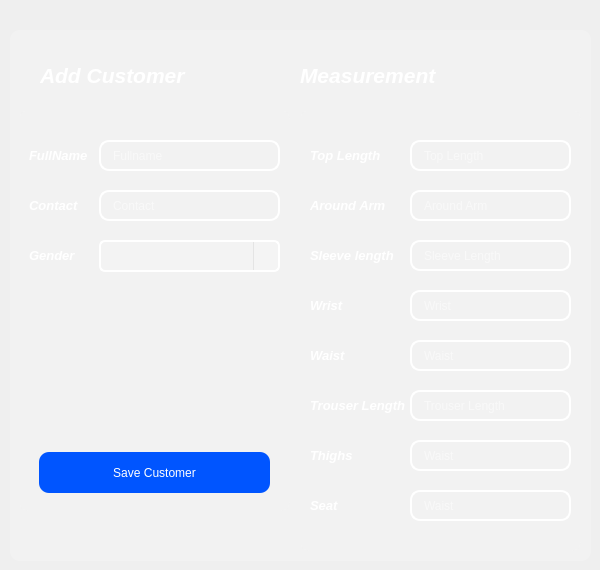
    <widget class="QWidget" name="addCustomersPage">
     <property name="styleSheet">
      <string notr="true">QLineEdit {
    border: 1px solid #C0C0C0;
    border-radius: 8px;
    padding: 6px 10px;
	background-color: rgb(235, 235, 235);
}</string>
     </property>
     <widget class="QWidget" name="addCustomerWidget" native="true">
      <property name="geometry">
       <rect>
        <x>10</x>
        <y>30</y>
        <width>581</width>
        <height>531</height>
       </rect>
      </property>
      <property name="styleSheet">
       <string notr="true">QWidget{
background-color: qlineargradient(spread:pad, x1:0, y1:0, x2:1, y2:0, stop:1 rgba(255, 255, 255, 54));
border-radius: 10px;
}

QLabel{
background: transparent;
}</string>
      </property>
      <widget class="QLabel" name="label_5">
       <property name="geometry">
        <rect>
         <x>30</x>
         <y>30</y>
         <width>161</width>
         <height>31</height>
        </rect>
       </property>
       <property name="font">
        <font>
         <family>Arial</family>
         <pointsize>16</pointsize>
         <weight>75</weight>
         <italic>true</italic>
         <bold>true</bold>
        </font>
       </property>
       <property name="styleSheet">
        <string notr="true">color: white;</string>
       </property>
       <property name="text">
        <string>Add Customer</string>
       </property>
      </widget>
      <widget class="QWidget" name="customerDetailsWidget" native="true">
       <property name="geometry">
        <rect>
         <x>9</x>
         <y>80</y>
         <width>271</width>
         <height>401</height>
        </rect>
       </property>
       <property name="styleSheet">
        <string notr="true">background-color: qlineargradient(spread:pad, x1:0, y1:0, x2:1, y2:0, stop:1 rgba(245, 245, 245, 44));</string>
       </property>
       <widget class="QLabel" name="lblFullName">
        <property name="geometry">
         <rect>
          <x>10</x>
          <y>30</y>
          <width>61</width>
          <height>31</height>
         </rect>
        </property>
        <property name="font">
         <font>
          <family>Arial</family>
          <pointsize>10</pointsize>
          <weight>75</weight>
          <italic>true</italic>
          <bold>true</bold>
         </font>
        </property>
        <property name="styleSheet">
         <string notr="true">background: transparent;
color: white;
</string>
        </property>
        <property name="text">
         <string>FullName</string>
        </property>
       </widget>
       <widget class="QLabel" name="label_7">
        <property name="geometry">
         <rect>
          <x>10</x>
          <y>80</y>
          <width>51</width>
          <height>31</height>
         </rect>
        </property>
        <property name="font">
         <font>
          <family>Arial</family>
          <pointsize>10</pointsize>
          <weight>75</weight>
          <italic>true</italic>
          <bold>true</bold>
         </font>
        </property>
        <property name="styleSheet">
         <string notr="true">background: transparent;
color: white;
</string>
        </property>
        <property name="text">
         <string>Contact</string>
        </property>
       </widget>
       <widget class="QLabel" name="label_9">
        <property name="geometry">
         <rect>
          <x>10</x>
          <y>130</y>
          <width>61</width>
          <height>31</height>
         </rect>
        </property>
        <property name="font">
         <font>
          <family>Arial</family>
          <pointsize>10</pointsize>
          <weight>75</weight>
          <italic>true</italic>
          <bold>true</bold>
         </font>
        </property>
        <property name="styleSheet">
         <string notr="true">background: transparent;
color: white;
</string>
        </property>
        <property name="text">
         <string>Gender</string>
        </property>
       </widget>
       <widget class="QLineEdit" name="fullName">
        <property name="geometry">
         <rect>
          <x>80</x>
          <y>30</y>
          <width>181</width>
          <height>31</height>
         </rect>
        </property>
        <property name="styleSheet">
         <string notr="true">background: transparent;
border: 2px solid white;
color: white;
</string>
        </property>
        <property name="placeholderText">
         <string>Fullname</string>
        </property>
       </widget>
       <widget class="QLineEdit" name="txtBoxCustomerContact">
        <property name="geometry">
         <rect>
          <x>80</x>
          <y>80</y>
          <width>181</width>
          <height>31</height>
         </rect>
        </property>
        <property name="styleSheet">
         <string notr="true">background: transparent;
border: 2px solid white;
color: white;
</string>
        </property>
        <property name="text">
         <string/>
        </property>
        <property name="placeholderText">
         <string>Contact</string>
        </property>
       </widget>
       <widget class="QPushButton" name="saveCustomer">
        <property name="geometry">
         <rect>
          <x>20</x>
          <y>342</y>
          <width>231</width>
          <height>41</height>
         </rect>
        </property>
        <property name="styleSheet">
         <string notr="true">QPushButton{
background-color: rgb(0, 85, 255);
color: white; 
}
QPushButton:hover{
background-color: rgb(6, 106, 255);
}
</string>
        </property>
        <property name="text">
         <string>Save Customer</string>
        </property>
       </widget>
       <widget class="QComboBox" name="txtBoxCustomerGender">
        <property name="geometry">
         <rect>
          <x>80</x>
          <y>130</y>
          <width>181</width>
          <height>32</height>
         </rect>
        </property>
        <property name="styleSheet">
         <string notr="true">QComboBox {
    background-color: rgba(255, 255, 255, 25);
    border: 2px solid white;
    border-radius: 6px;
    color: white;
    padding: 4px 8px;
    min-height: 20px;
}

QComboBox:hover {
    border: 1px solid rgba(192, 192, 192, 0.8);
    background-color: rgba(255, 255, 255, 40);
}

QComboBox:focus {
    border: 1px solid rgba(100, 140, 255, 0.8);
}

QComboBox::drop-down {
    subcontrol-origin: padding;
    subcontrol-position: top right;
    width: 24px;
    border-left: 1px solid rgba(192, 192, 192, 0.3);
    border-top-right-radius: 6px;
    border-bottom-right-radius: 6px;
    background-color: rgba(255, 255, 255, 15);
}

QComboBox::down-arrow {
    width: 10px;
    height: 10px;
    image: none;
    border-left: 2px solid rgba(192, 192, 192, 0.8);
    border-bottom: 2px solid rgba(192, 192, 192, 0.8);
}

QComboBox QAbstractItemView {
    background-color: rgba(13, 22, 117, 220);
    border: 1px solid rgba(192, 192, 192, 0.3);
    border-radius: 6px;
    color: white;
    selection-background-color: rgba(68, 102, 221, 180);
    selection-color: white;
    outline: none;
    padding: 4px;
}

QComboBox QAbstractItemView::item {
    min-height: 28px;
    padding: 4px 8px;
    border-radius: 4px;
}

QComboBox QAbstractItemView::item:hover {
    background-color: rgba(255, 255, 255, 40);
}</string>
        </property>
       </widget>
      </widget>
      <widget class="QWidget" name="measurementWidget" native="true">
       <property name="geometry">
        <rect>
         <x>290</x>
         <y>80</y>
         <width>281</width>
         <height>441</height>
        </rect>
       </property>
       <property name="styleSheet">
        <string notr="true">background-color: qlineargradient(spread:pad, x1:0, y1:0, x2:1, y2:0, stop:1 rgba(245, 245, 245, 44));</string>
       </property>
       <widget class="QLineEdit" name="txtBoxWrist">
        <property name="geometry">
         <rect>
          <x>110</x>
          <y>180</y>
          <width>161</width>
          <height>31</height>
         </rect>
        </property>
        <property name="styleSheet">
         <string notr="true">background: transparent;
border: 2px solid white;
color: white;
</string>
        </property>
        <property name="text">
         <string/>
        </property>
        <property name="placeholderText">
         <string>Wrist</string>
        </property>
       </widget>
       <widget class="QLabel" name="label_8">
        <property name="geometry">
         <rect>
          <x>10</x>
          <y>130</y>
          <width>91</width>
          <height>31</height>
         </rect>
        </property>
        <property name="font">
         <font>
          <family>Arial</family>
          <pointsize>10</pointsize>
          <weight>75</weight>
          <italic>true</italic>
          <bold>true</bold>
         </font>
        </property>
        <property name="styleSheet">
         <string notr="true">background: transparent;
color: white;
</string>
        </property>
        <property name="text">
         <string>Sleeve length</string>
        </property>
       </widget>
       <widget class="QLabel" name="lblTopLength">
        <property name="geometry">
         <rect>
          <x>10</x>
          <y>30</y>
          <width>81</width>
          <height>31</height>
         </rect>
        </property>
        <property name="font">
         <font>
          <family>Arial</family>
          <pointsize>10</pointsize>
          <weight>75</weight>
          <italic>true</italic>
          <bold>true</bold>
         </font>
        </property>
        <property name="styleSheet">
         <string notr="true">background: transparent;
color: white;
</string>
        </property>
        <property name="text">
         <string>Top Length</string>
        </property>
       </widget>
       <widget class="QLabel" name="label_10">
        <property name="geometry">
         <rect>
          <x>10</x>
          <y>180</y>
          <width>61</width>
          <height>31</height>
         </rect>
        </property>
        <property name="font">
         <font>
          <family>Arial</family>
          <pointsize>10</pointsize>
          <weight>75</weight>
          <italic>true</italic>
          <bold>true</bold>
         </font>
        </property>
        <property name="styleSheet">
         <string notr="true">background: transparent;
color: white;
</string>
        </property>
        <property name="text">
         <string>Wrist</string>
        </property>
       </widget>
       <widget class="QLineEdit" name="txtBoxAroundArm">
        <property name="geometry">
         <rect>
          <x>110</x>
          <y>80</y>
          <width>161</width>
          <height>31</height>
         </rect>
        </property>
        <property name="styleSheet">
         <string notr="true">background: transparent;
border: 2px solid white;
color: white;
</string>
        </property>
        <property name="text">
         <string/>
        </property>
        <property name="placeholderText">
         <string>Around Arm</string>
        </property>
       </widget>
       <widget class="QLineEdit" name="txtBoxtopLength">
        <property name="geometry">
         <rect>
          <x>110</x>
          <y>30</y>
          <width>161</width>
          <height>31</height>
         </rect>
        </property>
        <property name="styleSheet">
         <string notr="true">background: transparent;
border: 2px solid white;
color: white;
</string>
        </property>
        <property name="text">
         <string/>
        </property>
        <property name="placeholderText">
         <string>Top Length</string>
        </property>
       </widget>
       <widget class="QLabel" name="label_6">
        <property name="geometry">
         <rect>
          <x>10</x>
          <y>80</y>
          <width>81</width>
          <height>31</height>
         </rect>
        </property>
        <property name="font">
         <font>
          <family>Arial</family>
          <pointsize>10</pointsize>
          <weight>75</weight>
          <italic>true</italic>
          <bold>true</bold>
         </font>
        </property>
        <property name="styleSheet">
         <string notr="true">background: transparent;
color: white;
</string>
        </property>
        <property name="text">
         <string>Around Arm</string>
        </property>
       </widget>
       <widget class="QLineEdit" name="txtBoxSleeveLength">
        <property name="geometry">
         <rect>
          <x>110</x>
          <y>130</y>
          <width>161</width>
          <height>31</height>
         </rect>
        </property>
        <property name="styleSheet">
         <string notr="true">background: transparent;
border: 2px solid white;
color: white;
</string>
        </property>
        <property name="text">
         <string/>
        </property>
        <property name="placeholderText">
         <string>Sleeve Length</string>
        </property>
       </widget>
       <widget class="QLineEdit" name="txtBoxWaist">
        <property name="geometry">
         <rect>
          <x>110</x>
          <y>230</y>
          <width>161</width>
          <height>31</height>
         </rect>
        </property>
        <property name="styleSheet">
         <string notr="true">background: transparent;
border: 2px solid white;
color: white;
</string>
        </property>
        <property name="text">
         <string/>
        </property>
        <property name="placeholderText">
         <string>Waist</string>
        </property>
       </widget>
       <widget class="QLabel" name="label_12">
        <property name="geometry">
         <rect>
          <x>10</x>
          <y>230</y>
          <width>61</width>
          <height>31</height>
         </rect>
        </property>
        <property name="font">
         <font>
          <family>Arial</family>
          <pointsize>10</pointsize>
          <weight>75</weight>
          <italic>true</italic>
          <bold>true</bold>
         </font>
        </property>
        <property name="styleSheet">
         <string notr="true">background: transparent;
color: white;
</string>
        </property>
        <property name="text">
         <string>Waist</string>
        </property>
       </widget>
       <widget class="QLabel" name="label_13">
        <property name="geometry">
         <rect>
          <x>10</x>
          <y>280</y>
          <width>101</width>
          <height>31</height>
         </rect>
        </property>
        <property name="font">
         <font>
          <family>Arial</family>
          <pointsize>10</pointsize>
          <weight>75</weight>
          <italic>true</italic>
          <bold>true</bold>
         </font>
        </property>
        <property name="styleSheet">
         <string notr="true">background: transparent;
color: white;
</string>
        </property>
        <property name="text">
         <string>Trouser Length</string>
        </property>
       </widget>
       <widget class="QLineEdit" name="txtBoxTrouser">
        <property name="geometry">
         <rect>
          <x>110</x>
          <y>280</y>
          <width>161</width>
          <height>31</height>
         </rect>
        </property>
        <property name="styleSheet">
         <string notr="true">background: transparent;
border: 2px solid white;
color: white;
</string>
        </property>
        <property name="text">
         <string/>
        </property>
        <property name="placeholderText">
         <string>Trouser Length</string>
        </property>
       </widget>
       <widget class="QLabel" name="label_14">
        <property name="geometry">
         <rect>
          <x>10</x>
          <y>330</y>
          <width>61</width>
          <height>31</height>
         </rect>
        </property>
        <property name="font">
         <font>
          <family>Arial</family>
          <pointsize>10</pointsize>
          <weight>75</weight>
          <italic>true</italic>
          <bold>true</bold>
         </font>
        </property>
        <property name="styleSheet">
         <string notr="true">background: transparent;
color: white;
</string>
        </property>
        <property name="text">
         <string>Thighs</string>
        </property>
       </widget>
       <widget class="QLineEdit" name="txtBoxThighs">
        <property name="geometry">
         <rect>
          <x>110</x>
          <y>330</y>
          <width>161</width>
          <height>31</height>
         </rect>
        </property>
        <property name="styleSheet">
         <string notr="true">background: transparent;
border: 2px solid white;
color: white;
</string>
        </property>
        <property name="text">
         <string/>
        </property>
        <property name="placeholderText">
         <string>Waist</string>
        </property>
       </widget>
       <widget class="QLabel" name="label_15">
        <property name="geometry">
         <rect>
          <x>10</x>
          <y>380</y>
          <width>61</width>
          <height>31</height>
         </rect>
        </property>
        <property name="font">
         <font>
          <family>Arial</family>
          <pointsize>10</pointsize>
          <weight>75</weight>
          <italic>true</italic>
          <bold>true</bold>
         </font>
        </property>
        <property name="styleSheet">
         <string notr="true">background: transparent;
color: white;
</string>
        </property>
        <property name="text">
         <string>Seat</string>
        </property>
       </widget>
       <widget class="QLineEdit" name="txtBoxSeat">
        <property name="geometry">
         <rect>
          <x>110</x>
          <y>380</y>
          <width>161</width>
          <height>31</height>
         </rect>
        </property>
        <property name="styleSheet">
         <string notr="true">background: transparent;
border: 2px solid white;
color: white;
</string>
        </property>
        <property name="text">
         <string/>
        </property>
        <property name="placeholderText">
         <string>Waist</string>
        </property>
       </widget>
      </widget>
      <widget class="QLabel" name="label_11">
       <property name="geometry">
        <rect>
         <x>290</x>
         <y>30</y>
         <width>161</width>
         <height>31</height>
        </rect>
       </property>
       <property name="font">
        <font>
         <family>Arial</family>
         <pointsize>16</pointsize>
         <weight>75</weight>
         <italic>true</italic>
         <bold>true</bold>
        </font>
       </property>
       <property name="styleSheet">
        <string notr="true">color: white;</string>
       </property>
       <property name="text">
        <string>Measurement</string>
       </property>
      </widget>
     </widget>
    </widget>
